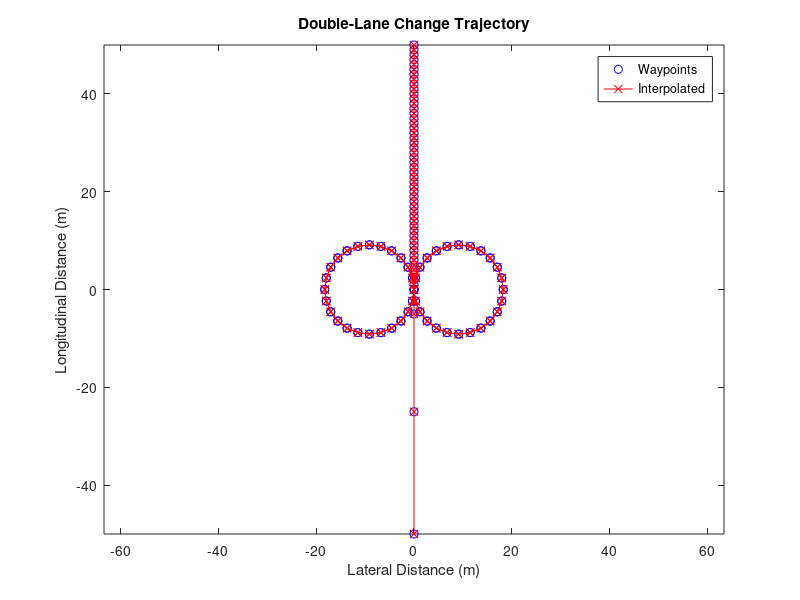
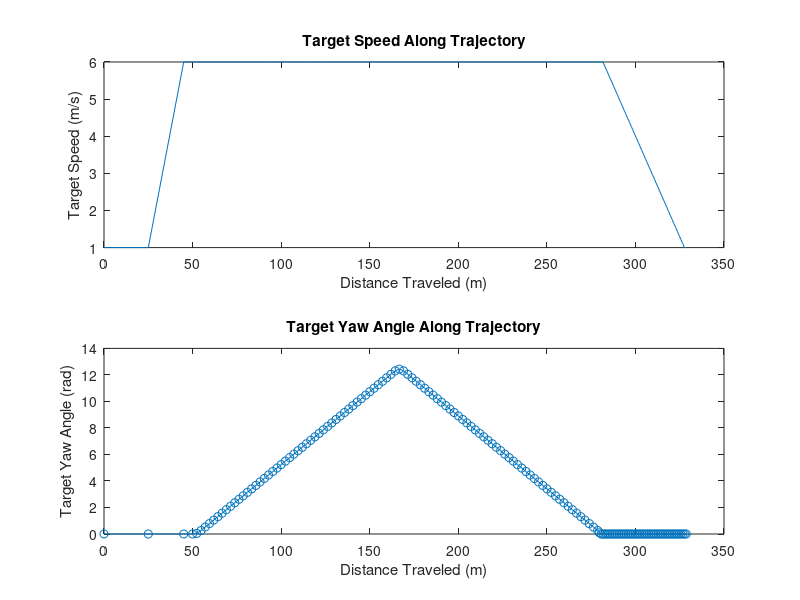

These figures' MATLAB source, in order:
function sm_car_trajectory_skidpad
% Function to construct skidpad maneuver
% Copyright 2018-2023 The MathWorks, Inc.

cd(fileparts(which(mfilename)))

% Parameters for trajectory
x_traj_start = -50; % m
x_start      = -25;
track_r      = (15.25+3)/2; %m
x_finish     =  50; % m


v_lc        = 6;     % Speed during circle (m/s)
x_testv     = 20;    % Distance when target speed is reached (m)

% Assemble waypoints
circle_x =  sind([0:15:(360-15)])*track_r;
circle_y =  cosd([0:15:(360-15)])*track_r-track_r;

x_waypoints =  [x_traj_start x_start x_start+x_testv repmat(circle_x,1,4)                      0    1    2    3:1:(x_finish-1)    x_finish];
y_waypoints =  [0            0       0              -repmat(circle_y,1,2) repmat(circle_y,1,2) 0    0    0    zeros(1,47)         0];
vx_waypoints = [1            1       v_lc            v_lc*ones(1,size(circle_x,2)*4)           v_lc v_lc v_lc linspace(v_lc,1,47)           1];

% Construct sample points
x_new  = x_waypoints;
y_new  = y_waypoints;
vx_new = vx_waypoints;

% Interpolate to get lateral distance and speed
%y_new  = interp1(x_waypoints, y_waypoints,  x_new, 'pchip');
%vx_new = interp1(x_waypoints, vx_waypoints, x_new, 'pchip');

% Plot waypoints and interpolated trajectory
fig_handle_name = 'h1_sm_car_skidpad';

handle_var = evalin('base',['who(''' fig_handle_name ''')']);
if(isempty(handle_var))
    evalin('base',[fig_handle_name ' = figure(''Name'', ''' fig_handle_name ''');']);
elseif ~isgraphics(evalin('base',handle_var{:}))
    evalin('base',[fig_handle_name ' = figure(''Name'', ''' fig_handle_name ''');']);
end
figure(evalin('base',fig_handle_name))
clf(evalin('base',fig_handle_name))

plot(-y_waypoints,x_waypoints,'bo');
hold on
plot(-y_new,x_new,'r-x')
hold off
xlabel('Lateral Distance (m)')
ylabel('Longitudinal Distance (m)');
title('Double-Lane Change Trajectory');
legend({'Waypoints','Interpolated'},'Location','Best');
axis equal

% Calculate distance traveled
xTrajectory_new = [0 cumsum(sqrt((diff(x_new)).^2+diff(y_new).^2))];

fig_handle_name = 'h2_sm_car_skidpad';

handle_var = evalin('base',['who(''' fig_handle_name ''')']);
if(isempty(handle_var))
    evalin('base',[fig_handle_name ' = figure(''Name'', ''' fig_handle_name ''');']);
elseif ~isgraphics(evalin('base',handle_var{:}))
    evalin('base',[fig_handle_name ' = figure(''Name'', ''' fig_handle_name ''');']);
end
figure(evalin('base',fig_handle_name))
clf(evalin('base',fig_handle_name))
subplot(211)
plot(xTrajectory_new,vx_new)
xlabel('Distance Traveled (m)');
ylabel('Target Speed (m/s)');
title('Target Speed Along Trajectory');

% Calculate target yaw angle (rad)
yaw_interval = 2; % 10
aYaw_new = atan2(...
    y_new(yaw_interval+1:end)-y_new(1:end-yaw_interval),...
    x_new(yaw_interval+1:end)-x_new(1:end-yaw_interval));

%aYaw_new = atan2(...
%    y_new(yaw_interval+1:end)-y_new(1:end-yaw_interval),...
%    x_new(yaw_interval+1:end)-x_new(1:end-yaw_interval));


aYaw_wrap = [repmat(aYaw_new(1),1,yaw_interval) aYaw_new];

% Wrap aYaw_new
sigwrap = 0;
aYaw_new(1) = aYaw_wrap(1);
for i = 2:length(aYaw_wrap)
    diff_aY = aYaw_wrap(i)-aYaw_wrap(i-1);
    if(diff_aY>pi)
        sigwrap = sigwrap-1;
    elseif(diff_aY<-pi)
        sigwrap = sigwrap+1;
    end
    aYaw_new(i) = aYaw_wrap(i)+2*pi*sigwrap;
    %disp([' aY+: ' num2str(aYaw_wrap(i)) ' aY0: ' num2str(aYaw_wrap(i-1)) ' sigwrap:' num2str(sigwrap)])
end


subplot(212)
plot(xTrajectory_new,aYaw_new,'-o')
xlabel('Distance Traveled (m)');
ylabel('Target Yaw Angle (rad)');
title('Target Yaw Angle Along Trajectory');

% Assign parameters for trajectory definition
x.Value = x_new;
x.Units = 'm';
x.Comments = '';

y.Value = y_new;
y.Units = 'm';
y.Comments = '';

xTrajectory.Value = xTrajectory_new;
xTrajectory.Units = 'm';
xTrajectory.Comments = 'Distance traveled';

vx.Value = vx_new;
vx.Units = 'm/s';
vx.Comments = 'Vehicle speed along direction of travel';

aYaw.Value = aYaw_new;
aYaw.Units = 'rad';
aYaw.Comments = 'Yaw Angle, non-wrapping';

save Skidpad_trajectory_default x y vx aYaw xTrajectory 

